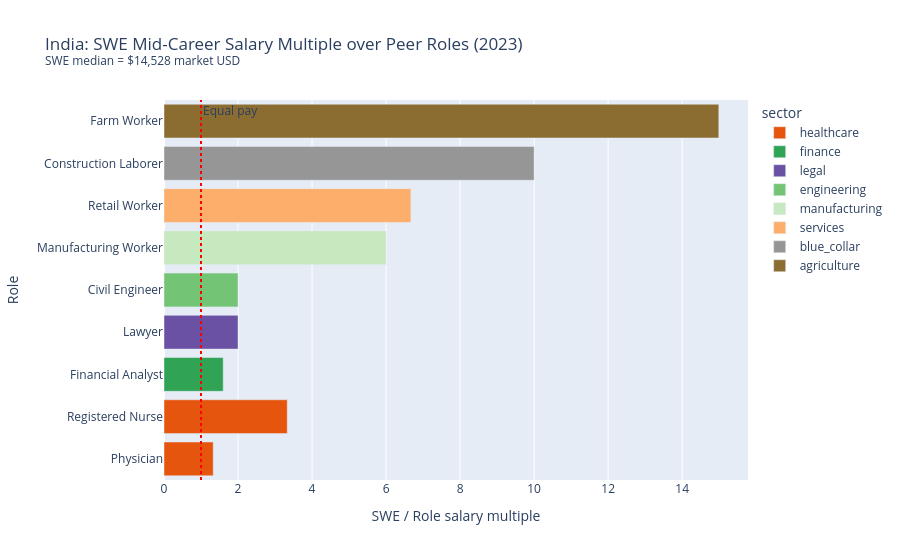

This figure's notebook cell:
### Code cell
fig = px.bar(
    peers, x='swe_multiple', y='role_label', orientation='h',
    color='sector', color_discrete_map=SECTOR_COLORS,
    title=f'India: SWE Mid-Career Salary Multiple over Peer Roles (2023)<br>'
          f'<sup>SWE median = ${swe_mid:,.0f} market USD</sup>',
    labels={'swe_multiple': 'SWE / Role salary multiple', 'role_label': 'Role'},
    hover_data={'median_salary_usd': ':$,.0f'},
)
fig.add_vline(x=1.0, line_dash='dot', line_color='red', annotation_text='Equal pay')
fig.show()

### Figure 1 — Plotly figure (JSON) as saved in the notebook; plotly's stock layout.template omitted (floating-point values rounded to 4 significant figures)
{"data": [{"customdata": [[10900.0], [4358.0]], "hovertemplate": "sector=healthcare<br>SWE / Role salary multiple=%{x}<br>Role=%{y}<br>median_salary_usd=%{customdata[0]:$,.0f}<extra></extra>", "legendgroup": "healthcare", "marker": {"color": "#e6550d", "pattern": {"shape": ""}}, "name": "healthcare", "orientation": "h", "showlegend": true, "textposition": "auto", "type": "bar", "x": [1.33, 3.33], "xaxis": "x", "y": ["Physician", "Registered Nurse"], "yaxis": "y"}, {"customdata": [[9080.0]], "hovertemplate": "sector=finance<br>SWE / Role salary multiple=%{x}<br>Role=%{y}<br>median_salary_usd=%{customdata[0]:$,.0f}<extra></extra>", "legendgroup": "finance", "marker": {"color": "#31a354", "pattern": {"shape": ""}}, "name": "finance", "orientation": "h", "showlegend": true, "textposition": "auto", "type": "bar", "x": [1.6], "xaxis": "x", "y": ["Financial Analyst"], "yaxis": "y"}, {"customdata": [[7264.0]], "hovertemplate": "sector=legal<br>SWE / Role salary multiple=%{x}<br>Role=%{y}<br>median_salary_usd=%{customdata[0]:$,.0f}<extra></extra>", "legendgroup": "legal", "marker": {"color": "#6a51a3", "pattern": {"shape": ""}}, "name": "legal", "orientation": "h", "showlegend": true, "textposition": "auto", "type": "bar", "x": [2.0], "xaxis": "x", "y": ["Lawyer"], "yaxis": "y"}, {"customdata": [[7264.0]], "hovertemplate": "sector=engineering<br>SWE / Role salary multiple=%{x}<br>Role=%{y}<br>median_salary_usd=%{customdata[0]:$,.0f}<extra></extra>", "legendgroup": "engineering", "marker": {"color": "#74c476", "pattern": {"shape": ""}}, "name": "engineering", "orientation": "h", "showlegend": true, "textposition": "auto", "type": "bar", "x": [2.0], "xaxis": "x", "y": ["Civil Engineer"], "yaxis": "y"}, {"customdata": [[2421.0]], "hovertemplate": "sector=manufacturing<br>SWE / Role salary multiple=%{x}<br>Role=%{y}<br>median_salary_usd=%{customdata[0]:$,.0f}<extra></extra>", "legendgroup": "manufacturing", "marker": {"color": "#c7e9c0", "pattern": {"shape": ""}}, "name": "manufacturing", "orientation": "h", "showlegend": true, "textposition": "auto", "type": "bar", "x": [6.0], "xaxis": "x", "y": ["Manufacturing Worker"], "yaxis": "y"}, {"customdata": [[2179.0]], "hovertemplate": "sector=services<br>SWE / Role salary multiple=%{x}<br>Role=%{y}<br>median_salary_usd=%{customdata[0]:$,.0f}<extra></extra>", "legendgroup": "services", "marker": {"color": "#fdae6b", "pattern": {"shape": ""}}, "name": "services", "orientation": "h", "showlegend": true, "textposition": "auto", "type": "bar", "x": [6.67], "xaxis": "x", "y": ["Retail Worker"], "yaxis": "y"}, {"customdata": [[1453.0]], "hovertemplate": "sector=blue_collar<br>SWE / Role salary multiple=%{x}<br>Role=%{y}<br>median_salary_usd=%{customdata[0]:$,.0f}<extra></extra>", "legendgroup": "blue_collar", "marker": {"color": "#969696", "pattern": {"shape": ""}}, "name": "blue_collar", "orientation": "h", "showlegend": true, "textposition": "auto", "type": "bar", "x": [10.0], "xaxis": "x", "y": ["Construction Laborer"], "yaxis": "y"}, {"customdata": [[969.0]], "hovertemplate": "sector=agriculture<br>SWE / Role salary multiple=%{x}<br>Role=%{y}<br>median_salary_usd=%{customdata[0]:$,.0f}<extra></extra>", "legendgroup": "agriculture", "marker": {"color": "#8c6d31", "pattern": {"shape": ""}}, "name": "agriculture", "orientation": "h", "showlegend": true, "textposition": "auto", "type": "bar", "x": [14.99], "xaxis": "x", "y": ["Farm Worker"], "yaxis": "y"}], "layout": {"annotations": [{"showarrow": false, "text": "Equal pay", "x": 1.0, "xanchor": "left", "xref": "x", "y": 1, "yanchor": "top", "yref": "y domain"}], "barmode": "relative", "legend": {"title": {"text": "sector"}, "tracegroupgap": 0}, "shapes": [{"line": {"color": "red", "dash": "dot"}, "type": "line", "x0": 1.0, "x1": 1.0, "xref": "x", "y0": 0, "y1": 1, "yref": "y domain"}], "title": {"text": "India: SWE Mid-Career Salary Multiple over Peer Roles (2023)<br><sup>SWE median = $14,528 market USD</sup>"}, "xaxis": {"anchor": "y", "domain": [0.0, 1.0], "title": {"text": "SWE / Role salary multiple"}}, "yaxis": {"anchor": "x", "domain": [0.0, 1.0], "title": {"text": "Role"}}}}
